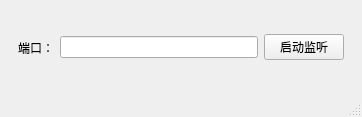
<?xml version="1.0" encoding="UTF-8"?>
<ui version="4.0">
 <class>MainWindow</class>
 <widget class="QMainWindow" name="MainWindow">
  <property name="geometry">
   <rect>
    <x>0</x>
    <y>0</y>
    <width>362</width>
    <height>117</height>
   </rect>
  </property>
  <property name="windowTitle">
   <string>MainWindow</string>
  </property>
  <widget class="QWidget" name="centralwidget">
   <layout class="QHBoxLayout" name="horizontalLayout_2">
    <item>
     <widget class="QWidget" name="widget" native="true">
      <layout class="QHBoxLayout" name="horizontalLayout">
       <item>
        <widget class="QLabel" name="label">
         <property name="text">
          <string>端口：</string>
         </property>
        </widget>
       </item>
       <item>
        <widget class="QLineEdit" name="port"/>
       </item>
       <item>
        <widget class="QPushButton" name="setListen">
         <property name="text">
          <string>启动监听</string>
         </property>
        </widget>
       </item>
      </layout>
     </widget>
    </item>
   </layout>
  </widget>
  <widget class="QMenuBar" name="menubar">
   <property name="geometry">
    <rect>
     <x>0</x>
     <y>0</y>
     <width>362</width>
     <height>22</height>
    </rect>
   </property>
  </widget>
  <widget class="QStatusBar" name="statusbar"/>
 </widget>
 <resources/>
 <connections/>
</ui>
